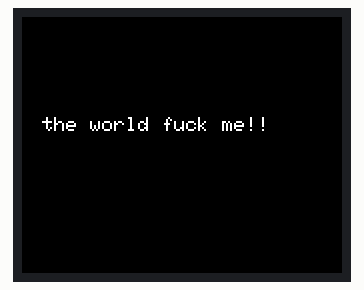
A sketch run on a simulated Arduino Uno, built with avr-gcc and run on an emulated ATmega328P. On the bench: 160×128 colour display.

Above: at 0.2 s.
At 3.8 s:
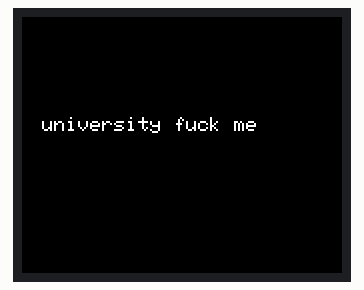
At 7.3 s:
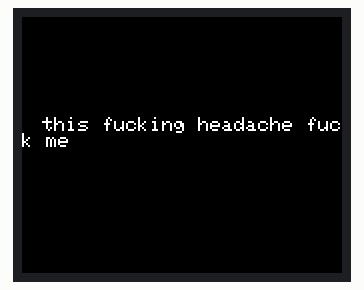
At 10.9 s:
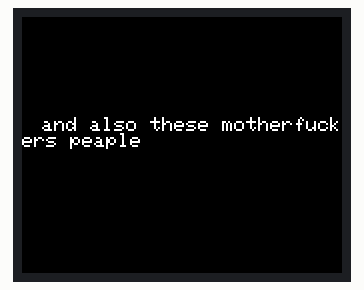
At 14.5 s:
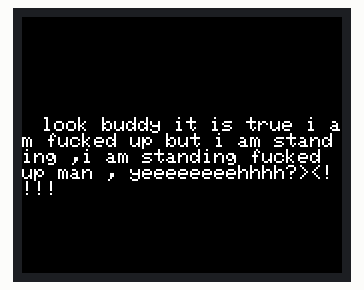
At 17.4 s:
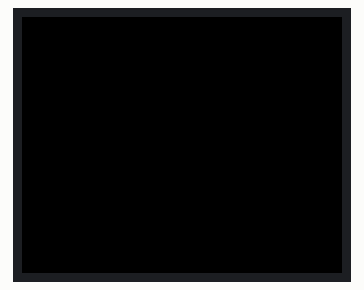

The sketch:

sketch_aug26a.ino
```cpp
#include <Adafruit_GFX.h>
#include <Adafruit_ST7735.h>
#include <SPI.h>

#define TFT_CS   10
#define TFT_DC    9
#define TFT_RST   8

#define TFT_SCLK 12
#define TFT_MOSI 11

Adafruit_ST7735 tft = Adafruit_ST7735(
    TFT_CS,
    TFT_DC,
    TFT_MOSI,
    TFT_SCLK,
    TFT_RST
);

void showFadingText(const char* text)
{
    int x = 10;
    int y = 50;

    // نمایش متن
    tft.setTextSize(1.5);
    tft.setTextColor(ST77XX_WHITE);
    tft.setCursor(x, y);
    tft.print(text);

    // 2 ثانیه نمایش کامل
    delay(2000);

    // محو شدن
    for (int brightness = 255; brightness >= 0; brightness -= 15)
    {
        uint16_t color = tft.color565(
            brightness,
            brightness,
            brightness
        );

        // پاک کردن متن قبلی
        tft.setTextColor(ST77XX_BLACK);
        tft.setCursor(x, y);
        tft.print(text);

        // رسم با روشنایی جدید
        tft.setTextColor(color);
        tft.setCursor(x, y);
        tft.print(text);

        delay(25);
    }

    // پاک کردن کامل
    tft.setTextColor(ST77XX_BLACK);
    tft.setCursor(x, y);
    tft.print(text);
}

void setup()
{
    Serial.begin(115200);

    tft.initR(INITR_BLACKTAB);
    tft.setRotation(1);

    tft.fillScreen(ST77XX_BLACK);
}

void loop()
{
    showFadingText("the world fuck me!!");
    delay(1000);

    showFadingText("university fuck me");
    delay(1000);

    showFadingText("this fucking headache fuck me");
    delay(1000);

    showFadingText("and also these motherfuckers peaple");
    delay(1000);

    showFadingText("look buddy it is true i am fucked up but i am standing ,i am standing fucked up man , yeeeeeeeehhhh?><!!!!");
    delay(1000);
}
```

Measured:
- by itself, everything shown: repeats every 18.2 s, in 21 steps
- what the display in image 5 shows lasts 1.1 s, from 17.3 s to 18.4 s
